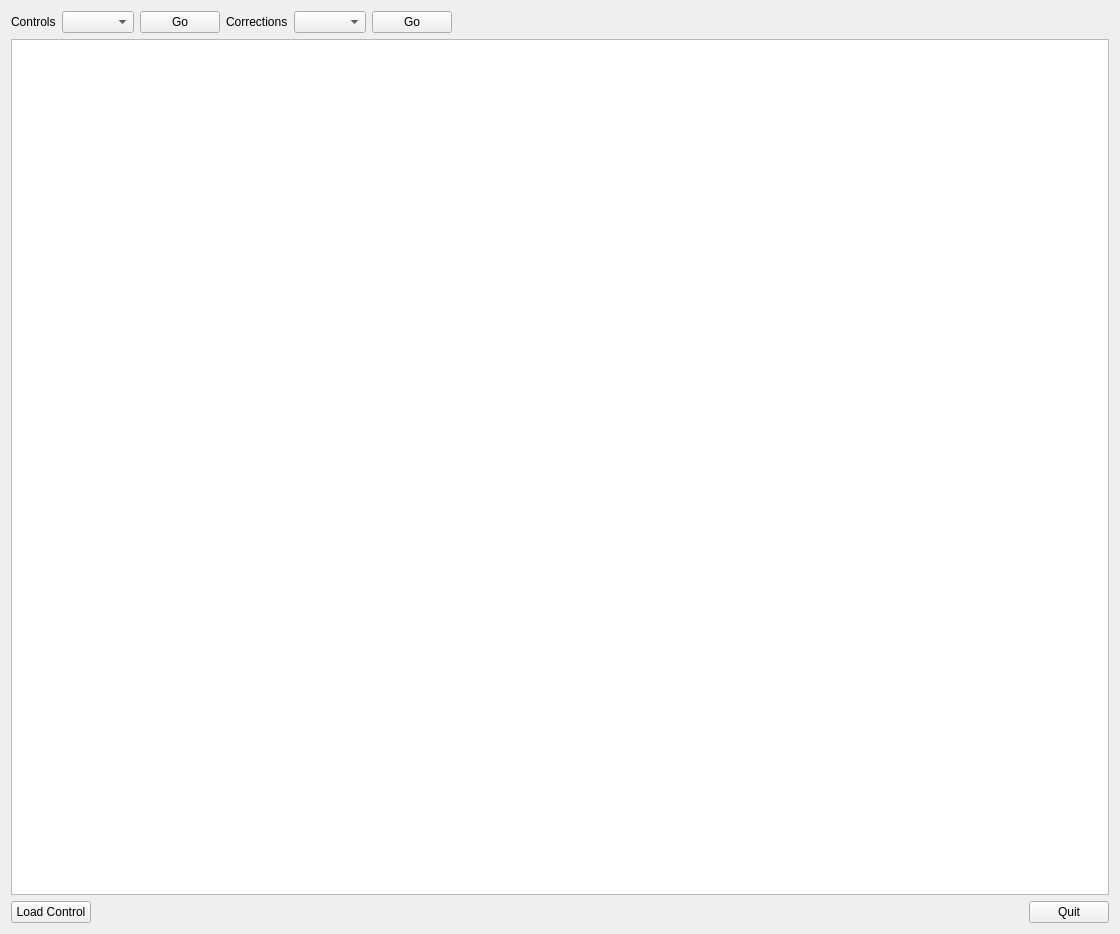
<?xml version="1.0" encoding="UTF-8"?>
<ui version="4.0">
 <class>ViewControlDatas</class>
 <widget class="QWidget" name="ViewControlDatas">
  <property name="geometry">
   <rect>
    <x>0</x>
    <y>0</y>
    <width>1120</width>
    <height>934</height>
   </rect>
  </property>
  <property name="windowTitle">
   <string>Form</string>
  </property>
  <layout class="QHBoxLayout" name="horizontalLayout_2">
   <item>
    <layout class="QVBoxLayout" name="verticalLayout">
     <item>
      <layout class="QHBoxLayout" name="horizontalLayout">
       <item>
        <widget class="QLabel" name="labelctr">
         <property name="text">
          <string>Controls</string>
         </property>
        </widget>
       </item>
       <item>
        <widget class="QComboBox" name="comboboxlistctr"/>
       </item>
       <item>
        <widget class="QPushButton" name="btnctr">
         <property name="text">
          <string>Go</string>
         </property>
        </widget>
       </item>
       <item>
        <widget class="QLabel" name="labelcor">
         <property name="text">
          <string>Corrections</string>
         </property>
        </widget>
       </item>
       <item>
        <widget class="QComboBox" name="comboboxlistcor"/>
       </item>
       <item>
        <widget class="QPushButton" name="btncor">
         <property name="text">
          <string>Go</string>
         </property>
        </widget>
       </item>
       <item>
        <spacer name="horizontalSpacer">
         <property name="orientation">
          <enum>Qt::Horizontal</enum>
         </property>
         <property name="sizeHint" stdset="0">
          <size>
           <width>40</width>
           <height>20</height>
          </size>
         </property>
        </spacer>
       </item>
      </layout>
     </item>
     <item>
      <widget class="QTextEdit" name="textEdit"/>
     </item>
     <item>
      <layout class="QHBoxLayout" name="horizontalLayout_3">
       <item>
        <widget class="QPushButton" name="btnload">
         <property name="text">
          <string>Load Control</string>
         </property>
        </widget>
       </item>
       <item>
        <spacer name="horizontalSpacer_2">
         <property name="orientation">
          <enum>Qt::Horizontal</enum>
         </property>
         <property name="sizeHint" stdset="0">
          <size>
           <width>40</width>
           <height>20</height>
          </size>
         </property>
        </spacer>
       </item>
       <item>
        <widget class="QPushButton" name="btnclo">
         <property name="text">
          <string>Quit</string>
         </property>
        </widget>
       </item>
      </layout>
     </item>
    </layout>
   </item>
  </layout>
 </widget>
 <resources/>
 <connections/>
</ui>
